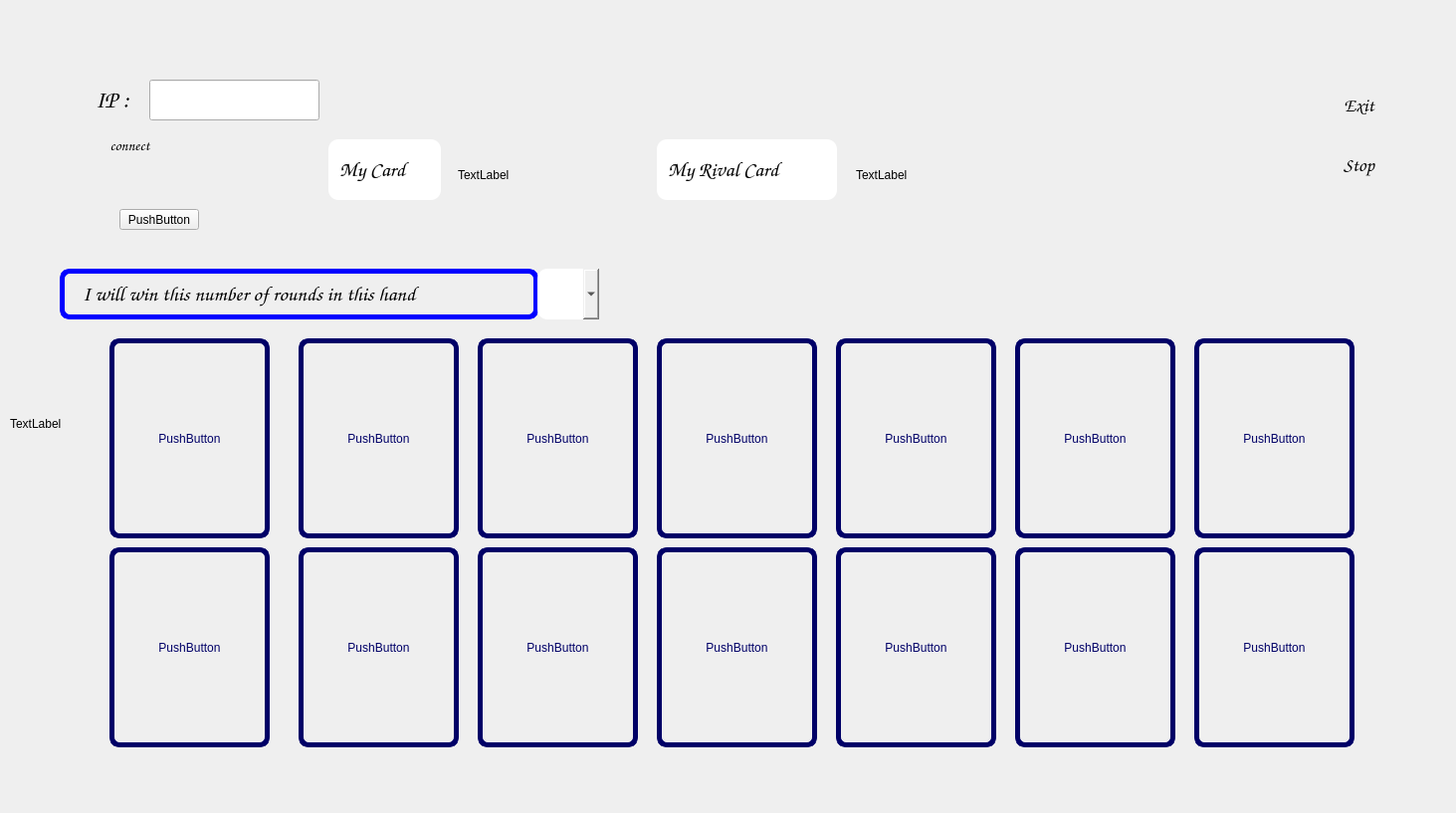
<?xml version="1.0" encoding="UTF-8"?>
<ui version="4.0">
 <class>PlayClient</class>
 <widget class="QWidget" name="PlayClient">
  <property name="geometry">
   <rect>
    <x>0</x>
    <y>0</y>
    <width>1463</width>
    <height>817</height>
   </rect>
  </property>
  <property name="windowTitle">
   <string>Form</string>
  </property>
  <widget class="QLabel" name="label">
   <property name="geometry">
    <rect>
     <x>10</x>
     <y>20</y>
     <width>1461</width>
     <height>811</height>
    </rect>
   </property>
   <property name="styleSheet">
    <string notr="true">background-image: url(:/new/prefix1/gameGround.jpg);</string>
   </property>
   <property name="text">
    <string>TextLabel</string>
   </property>
  </widget>
  <widget class="QLabel" name="label_4">
   <property name="geometry">
    <rect>
     <x>80</x>
     <y>80</y>
     <width>71</width>
     <height>41</height>
    </rect>
   </property>
   <property name="font">
    <font>
     <family>Comic Sans MS</family>
     <pointsize>18</pointsize>
    </font>
   </property>
   <property name="styleSheet">
    <string notr="true">border-image: url(:/new/prefix1/gameGround.jpg);
color: rgb(0, 0, 0);</string>
   </property>
   <property name="text">
    <string>   IP :</string>
   </property>
  </widget>
  <widget class="QLineEdit" name="lineEdit">
   <property name="geometry">
    <rect>
     <x>330</x>
     <y>140</y>
     <width>113</width>
     <height>61</height>
    </rect>
   </property>
   <property name="font">
    <font>
     <family>Comic Sans MS</family>
     <pointsize>16</pointsize>
     <bold>false</bold>
    </font>
   </property>
   <property name="styleSheet">
    <string notr="true">border-image: url(:/new/prefix1/GameBackground.jpg);
border-image: url(:/new/prefix1/gameGround.jpg);
border-radius:10px;</string>
   </property>
   <property name="text">
    <string>  My Card</string>
   </property>
   <property name="readOnly">
    <bool>true</bool>
   </property>
  </widget>
  <widget class="QLabel" name="label_2">
   <property name="geometry">
    <rect>
     <x>460</x>
     <y>80</y>
     <width>151</width>
     <height>191</height>
    </rect>
   </property>
   <property name="styleSheet">
    <string notr="true">border-image: url(:/new/prefix1/CardFrame.jpg);
border-radius:10px;</string>
   </property>
   <property name="text">
    <string>TextLabel</string>
   </property>
  </widget>
  <widget class="QLineEdit" name="lineEdit_2">
   <property name="geometry">
    <rect>
     <x>660</x>
     <y>140</y>
     <width>181</width>
     <height>61</height>
    </rect>
   </property>
   <property name="font">
    <font>
     <family>Comic Sans MS</family>
     <pointsize>16</pointsize>
     <bold>false</bold>
    </font>
   </property>
   <property name="styleSheet">
    <string notr="true">border-image: url(:/new/prefix1/GameBackground.jpg);
border-image: url(:/new/prefix1/gameGround.jpg);
border-radius:10px;</string>
   </property>
   <property name="text">
    <string>  My Rival Card</string>
   </property>
   <property name="readOnly">
    <bool>true</bool>
   </property>
  </widget>
  <widget class="QLabel" name="label_3">
   <property name="geometry">
    <rect>
     <x>860</x>
     <y>80</y>
     <width>151</width>
     <height>191</height>
    </rect>
   </property>
   <property name="styleSheet">
    <string notr="true">border-image: url(:/new/prefix1/CardFrame.jpg);
border-radius:10px;</string>
   </property>
   <property name="text">
    <string>TextLabel</string>
   </property>
  </widget>
  <widget class="QLabel" name="label_5">
   <property name="geometry">
    <rect>
     <x>60</x>
     <y>270</y>
     <width>481</width>
     <height>51</height>
    </rect>
   </property>
   <property name="font">
    <font>
     <family>Comic Sans MS</family>
     <pointsize>16</pointsize>
     <bold>false</bold>
    </font>
   </property>
   <property name="styleSheet">
    <string notr="true">border-image: url(:/new/prefix1/GameBackground.jpg);
border-image: url(:/new/prefix1/gameGround.jpg);
alternate-background-color: rgb(0, 0, 0);
color: rgb(11, 0, 73);
color: rgb(85, 0, 255);
border:5px solid blue;
border-radius:10px;
color: rgb(0, 0, 0);</string>
   </property>
   <property name="text">
    <string>   I will win this number of rounds in this hand</string>
   </property>
  </widget>
  <widget class="QComboBox" name="comboBox">
   <property name="geometry">
    <rect>
     <x>540</x>
     <y>270</y>
     <width>62</width>
     <height>51</height>
    </rect>
   </property>
   <property name="font">
    <font>
     <family>Comic Sans MS</family>
     <pointsize>22</pointsize>
    </font>
   </property>
   <property name="styleSheet">
    <string notr="true">border-image: url(:/new/prefix1/GameBackground.jpg);
border-image: url(:/new/prefix1/gameGround.jpg);
color: rgb(0, 0, 0);
border-radius:10px;</string>
   </property>
   <item>
    <property name="text">
     <string/>
    </property>
   </item>
   <item>
    <property name="text">
     <string>1</string>
    </property>
   </item>
   <item>
    <property name="text">
     <string>2</string>
    </property>
   </item>
   <item>
    <property name="text">
     <string>3</string>
    </property>
   </item>
   <item>
    <property name="text">
     <string>4</string>
    </property>
   </item>
   <item>
    <property name="text">
     <string>5</string>
    </property>
   </item>
   <item>
    <property name="text">
     <string>6</string>
    </property>
   </item>
   <item>
    <property name="text">
     <string>7</string>
    </property>
   </item>
  </widget>
  <widget class="QPushButton" name="pushButton">
   <property name="geometry">
    <rect>
     <x>110</x>
     <y>340</y>
     <width>161</width>
     <height>201</height>
    </rect>
   </property>
   <property name="styleSheet">
    <string notr="true">background-image: url(:/new/prefix1/GameBackground.jpg);
border-bottom-color: rgb(0, 0, 127);
border-left-color: rgb(0, 0, 127);
border-right-color: rgb(0, 0, 127);
border-top-color: rgb(0, 0, 127);
border-color: rgb(0, 0, 127);
border:5px solid rgb(0, 0, 103);;
border-radius:10px;
color: rgb(0, 0, 103);</string>
   </property>
   <property name="text">
    <string>PushButton</string>
   </property>
  </widget>
  <widget class="QPushButton" name="pushButton_2">
   <property name="geometry">
    <rect>
     <x>110</x>
     <y>550</y>
     <width>161</width>
     <height>201</height>
    </rect>
   </property>
   <property name="styleSheet">
    <string notr="true">background-image: url(:/new/prefix1/GameBackground.jpg);
border-bottom-color: rgb(0, 0, 127);
border-left-color: rgb(0, 0, 127);
border-right-color: rgb(0, 0, 127);
border-top-color: rgb(0, 0, 127);
border-color: rgb(0, 0, 127);
border:5px solid rgb(0, 0, 103);;
border-radius:10px;
color: rgb(0, 0, 103);</string>
   </property>
   <property name="text">
    <string>PushButton</string>
   </property>
  </widget>
  <widget class="QPushButton" name="pushButton_3">
   <property name="geometry">
    <rect>
     <x>300</x>
     <y>340</y>
     <width>161</width>
     <height>201</height>
    </rect>
   </property>
   <property name="styleSheet">
    <string notr="true">background-image: url(:/new/prefix1/GameBackground.jpg);
border-bottom-color: rgb(0, 0, 127);
border-left-color: rgb(0, 0, 127);
border-right-color: rgb(0, 0, 127);
border-top-color: rgb(0, 0, 127);
border-color: rgb(0, 0, 127);
border:5px solid rgb(0, 0, 103);;
border-radius:10px;
color: rgb(0, 0, 103);</string>
   </property>
   <property name="text">
    <string>PushButton</string>
   </property>
  </widget>
  <widget class="QPushButton" name="pushButton_4">
   <property name="geometry">
    <rect>
     <x>300</x>
     <y>550</y>
     <width>161</width>
     <height>201</height>
    </rect>
   </property>
   <property name="styleSheet">
    <string notr="true">background-image: url(:/new/prefix1/GameBackground.jpg);
border-bottom-color: rgb(0, 0, 127);
border-left-color: rgb(0, 0, 127);
border-right-color: rgb(0, 0, 127);
border-top-color: rgb(0, 0, 127);
border-color: rgb(0, 0, 127);
border:5px solid rgb(0, 0, 103);;
border-radius:10px;
color: rgb(0, 0, 103);</string>
   </property>
   <property name="text">
    <string>PushButton</string>
   </property>
  </widget>
  <widget class="QPushButton" name="pushButton_5">
   <property name="geometry">
    <rect>
     <x>480</x>
     <y>340</y>
     <width>161</width>
     <height>201</height>
    </rect>
   </property>
   <property name="styleSheet">
    <string notr="true">background-image: url(:/new/prefix1/GameBackground.jpg);
border-bottom-color: rgb(0, 0, 127);
border-left-color: rgb(0, 0, 127);
border-right-color: rgb(0, 0, 127);
border-top-color: rgb(0, 0, 127);
border-color: rgb(0, 0, 127);
border:5px solid rgb(0, 0, 103);;
border-radius:10px;
color: rgb(0, 0, 103);</string>
   </property>
   <property name="text">
    <string>PushButton</string>
   </property>
  </widget>
  <widget class="QPushButton" name="pushButton_6">
   <property name="geometry">
    <rect>
     <x>480</x>
     <y>550</y>
     <width>161</width>
     <height>201</height>
    </rect>
   </property>
   <property name="styleSheet">
    <string notr="true">background-image: url(:/new/prefix1/GameBackground.jpg);
border-bottom-color: rgb(0, 0, 127);
border-left-color: rgb(0, 0, 127);
border-right-color: rgb(0, 0, 127);
border-top-color: rgb(0, 0, 127);
border-color: rgb(0, 0, 127);
border:5px solid rgb(0, 0, 103);;
border-radius:10px;
color: rgb(0, 0, 103);</string>
   </property>
   <property name="text">
    <string>PushButton</string>
   </property>
  </widget>
  <widget class="QPushButton" name="pushButton_7">
   <property name="geometry">
    <rect>
     <x>660</x>
     <y>340</y>
     <width>161</width>
     <height>201</height>
    </rect>
   </property>
   <property name="styleSheet">
    <string notr="true">background-image: url(:/new/prefix1/GameBackground.jpg);
border-bottom-color: rgb(0, 0, 127);
border-left-color: rgb(0, 0, 127);
border-right-color: rgb(0, 0, 127);
border-top-color: rgb(0, 0, 127);
border-color: rgb(0, 0, 127);
border:5px solid rgb(0, 0, 103);;
border-radius:10px;
color: rgb(0, 0, 103);</string>
   </property>
   <property name="text">
    <string>PushButton</string>
   </property>
  </widget>
  <widget class="QPushButton" name="pushButton_8">
   <property name="geometry">
    <rect>
     <x>660</x>
     <y>550</y>
     <width>161</width>
     <height>201</height>
    </rect>
   </property>
   <property name="styleSheet">
    <string notr="true">background-image: url(:/new/prefix1/GameBackground.jpg);
border-bottom-color: rgb(0, 0, 127);
border-left-color: rgb(0, 0, 127);
border-right-color: rgb(0, 0, 127);
border-top-color: rgb(0, 0, 127);
border-color: rgb(0, 0, 127);
border:5px solid rgb(0, 0, 103);;
border-radius:10px;
color: rgb(0, 0, 103);</string>
   </property>
   <property name="text">
    <string>PushButton</string>
   </property>
  </widget>
  <widget class="QPushButton" name="pushButton_9">
   <property name="geometry">
    <rect>
     <x>840</x>
     <y>340</y>
     <width>161</width>
     <height>201</height>
    </rect>
   </property>
   <property name="styleSheet">
    <string notr="true">background-image: url(:/new/prefix1/GameBackground.jpg);
border-bottom-color: rgb(0, 0, 127);
border-left-color: rgb(0, 0, 127);
border-right-color: rgb(0, 0, 127);
border-top-color: rgb(0, 0, 127);
border-color: rgb(0, 0, 127);
border:5px solid rgb(0, 0, 103);;
border-radius:10px;
color: rgb(0, 0, 103);</string>
   </property>
   <property name="text">
    <string>PushButton</string>
   </property>
  </widget>
  <widget class="QPushButton" name="pushButton_10">
   <property name="geometry">
    <rect>
     <x>840</x>
     <y>550</y>
     <width>161</width>
     <height>201</height>
    </rect>
   </property>
   <property name="styleSheet">
    <string notr="true">background-image: url(:/new/prefix1/GameBackground.jpg);
border-bottom-color: rgb(0, 0, 127);
border-left-color: rgb(0, 0, 127);
border-right-color: rgb(0, 0, 127);
border-top-color: rgb(0, 0, 127);
border-color: rgb(0, 0, 127);
border:5px solid rgb(0, 0, 103);;
border-radius:10px;
color: rgb(0, 0, 103);</string>
   </property>
   <property name="text">
    <string>PushButton</string>
   </property>
  </widget>
  <widget class="QPushButton" name="pushButton_11">
   <property name="geometry">
    <rect>
     <x>1020</x>
     <y>340</y>
     <width>161</width>
     <height>201</height>
    </rect>
   </property>
   <property name="styleSheet">
    <string notr="true">background-image: url(:/new/prefix1/GameBackground.jpg);
border-bottom-color: rgb(0, 0, 127);
border-left-color: rgb(0, 0, 127);
border-right-color: rgb(0, 0, 127);
border-top-color: rgb(0, 0, 127);
border-color: rgb(0, 0, 127);
border:5px solid rgb(0, 0, 103);;
border-radius:10px;
color: rgb(0, 0, 103);</string>
   </property>
   <property name="text">
    <string>PushButton</string>
   </property>
  </widget>
  <widget class="QPushButton" name="pushButton_12">
   <property name="geometry">
    <rect>
     <x>1020</x>
     <y>550</y>
     <width>161</width>
     <height>201</height>
    </rect>
   </property>
   <property name="styleSheet">
    <string notr="true">background-image: url(:/new/prefix1/GameBackground.jpg);
border-bottom-color: rgb(0, 0, 127);
border-left-color: rgb(0, 0, 127);
border-right-color: rgb(0, 0, 127);
border-top-color: rgb(0, 0, 127);
border-color: rgb(0, 0, 127);
border:5px solid rgb(0, 0, 103);;
border-radius:10px;
color: rgb(0, 0, 103);</string>
   </property>
   <property name="text">
    <string>PushButton</string>
   </property>
  </widget>
  <widget class="QPushButton" name="pushButton_13">
   <property name="geometry">
    <rect>
     <x>1200</x>
     <y>340</y>
     <width>161</width>
     <height>201</height>
    </rect>
   </property>
   <property name="styleSheet">
    <string notr="true">background-image: url(:/new/prefix1/GameBackground.jpg);
border-bottom-color: rgb(0, 0, 127);
border-left-color: rgb(0, 0, 127);
border-right-color: rgb(0, 0, 127);
border-top-color: rgb(0, 0, 127);
border-color: rgb(0, 0, 127);
border:5px solid rgb(0, 0, 103);;
border-radius:10px;
color: rgb(0, 0, 103);</string>
   </property>
   <property name="text">
    <string>PushButton</string>
   </property>
  </widget>
  <widget class="QPushButton" name="pushButton_14">
   <property name="geometry">
    <rect>
     <x>1200</x>
     <y>550</y>
     <width>161</width>
     <height>201</height>
    </rect>
   </property>
   <property name="styleSheet">
    <string notr="true">background-image: url(:/new/prefix1/GameBackground.jpg);
border-bottom-color: rgb(0, 0, 127);
border-left-color: rgb(0, 0, 127);
border-right-color: rgb(0, 0, 127);
border-top-color: rgb(0, 0, 127);
border-color: rgb(0, 0, 127);
border:5px solid rgb(0, 0, 103);;
border-radius:10px;
color: rgb(0, 0, 103);</string>
   </property>
   <property name="text">
    <string>PushButton</string>
   </property>
  </widget>
  <widget class="QPushButton" name="pushButton_15">
   <property name="geometry">
    <rect>
     <x>80</x>
     <y>130</y>
     <width>101</width>
     <height>31</height>
    </rect>
   </property>
   <property name="font">
    <font>
     <family>Comic Sans MS</family>
     <pointsize>11</pointsize>
    </font>
   </property>
   <property name="styleSheet">
    <string notr="true">border-image: url(:/new/prefix1/gameGround.jpg);
border-radius:10px;</string>
   </property>
   <property name="text">
    <string>connect</string>
   </property>
  </widget>
  <widget class="QLineEdit" name="lineEdit_3">
   <property name="geometry">
    <rect>
     <x>150</x>
     <y>80</y>
     <width>171</width>
     <height>41</height>
    </rect>
   </property>
   <property name="font">
    <font>
     <family>Comic Sans MS</family>
     <pointsize>12</pointsize>
    </font>
   </property>
   <property name="styleSheet">
    <string notr="true">border-image: url(:/new/prefix1/gameGround.jpg);</string>
   </property>
   <property name="text">
    <string>      </string>
   </property>
  </widget>
  <widget class="QLabel" name="label_6">
   <property name="geometry">
    <rect>
     <x>320</x>
     <y>80</y>
     <width>121</width>
     <height>41</height>
    </rect>
   </property>
   <property name="font">
    <font>
     <family>Comic Sans MS</family>
     <pointsize>12</pointsize>
    </font>
   </property>
   <property name="styleSheet">
    <string notr="true">background-image: url(:/new/prefix1/gameGround.jpg);
border-image: url(:/new/prefix1/gameGround.jpg);</string>
   </property>
   <property name="text">
    <string>     </string>
   </property>
  </widget>
  <widget class="QPushButton" name="pushButton_16">
   <property name="geometry">
    <rect>
     <x>1330</x>
     <y>80</y>
     <width>71</width>
     <height>51</height>
    </rect>
   </property>
   <property name="font">
    <font>
     <family>Comic Sans MS</family>
     <pointsize>14</pointsize>
    </font>
   </property>
   <property name="styleSheet">
    <string notr="true">border-image: url(:/new/prefix1/gameGround.jpg);
color: rgb(0, 0, 0);
border-radius:10px;</string>
   </property>
   <property name="text">
    <string>Exit</string>
   </property>
  </widget>
  <widget class="QPushButton" name="pushButton_17">
   <property name="geometry">
    <rect>
     <x>1330</x>
     <y>140</y>
     <width>71</width>
     <height>51</height>
    </rect>
   </property>
   <property name="font">
    <font>
     <family>Comic Sans MS</family>
     <pointsize>14</pointsize>
    </font>
   </property>
   <property name="styleSheet">
    <string notr="true">border-image: url(:/new/prefix1/gameGround.jpg);
color: rgb(0, 0, 0);
border-radius:10px;</string>
   </property>
   <property name="text">
    <string>Stop</string>
   </property>
  </widget>
  <widget class="QPushButton" name="pushButton_18">
   <property name="geometry">
    <rect>
     <x>120</x>
     <y>210</y>
     <width>80</width>
     <height>21</height>
    </rect>
   </property>
   <property name="text">
    <string>PushButton</string>
   </property>
  </widget>
 </widget>
 <resources/>
 <connections/>
</ui>
